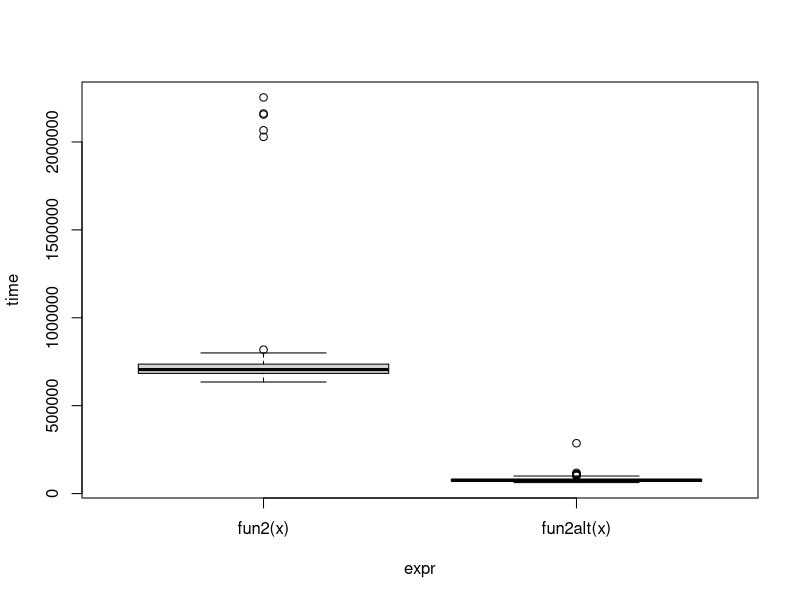
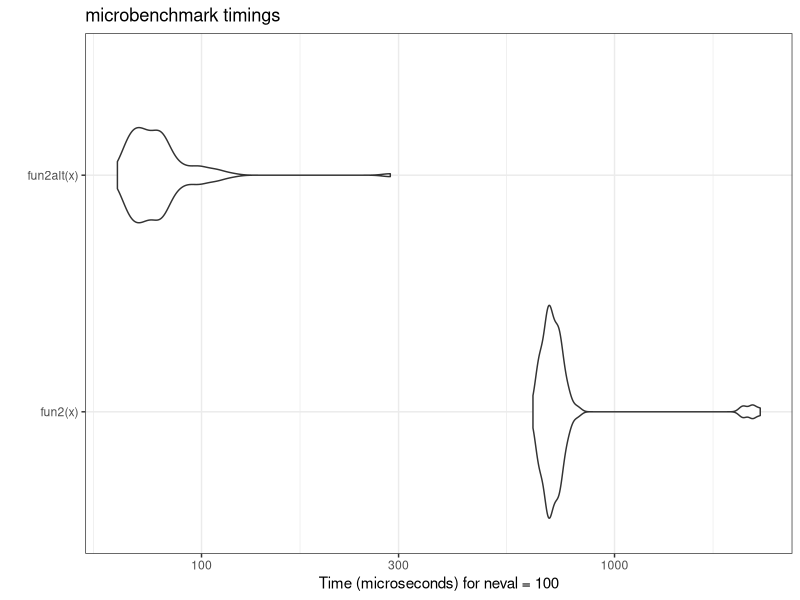

Write the R code that produced these figures, in order.
## ---- chunk 1
# inefficient because it's using a for loop with rbind (reallocating memory each time). this wastes a lot of computation power when reallocating memory (worse with larger matrices). 
# using rbind is very slow, because R copies every object at every iteration 
fun1 <- function(n = 100, k = 4, lambda = 4) {
  x <- NULL
  
  for (i in 1:n)
    x <- rbind(x, rpois(k, lambda))
  
  return(x)
}

fun1alt <- function(n = 100, k = 4, lambda = 4) {
  # YOUR CODE HERE
  matrix(rpois(n*k, lambda = lambda), ncol = k)
  # here, we're using matrix function instead of for loop and rbind
  # matrix allows us to pre-allocate memory. 
  # rpois(n*k, lambda = lambda) allows us to generate the random numbers all at once 
}

# Benchmarking
microbenchmark::microbenchmark(
  fun1(100),
  fun1alt(100),
  unit = "ns"
)
## ---- chunk 2
# Data Generating Process (10 x 10,000 matrix)
set.seed(1234)
x <- matrix(rnorm(1e4), nrow=10)

# Find each column's max value
fun2 <- function(x) {
  apply(x, 2, max)
}

fun2alt <- function(x) {
  # YOUR CODE HERE
  x[cbind(max.col(t(x)), 1:ncol(x))]
  # avoids function calls inside loops
  # directly extracts the max values 
}

# Benchmarking
bench <- microbenchmark::microbenchmark(
  fun2(x),
  fun2alt(x),
  unit = "micro"
)
## ---- chunk 3
# plot 
plot(bench)
ggplot2:: autoplot(bench) + 
  ggplot2::theme_bw()
